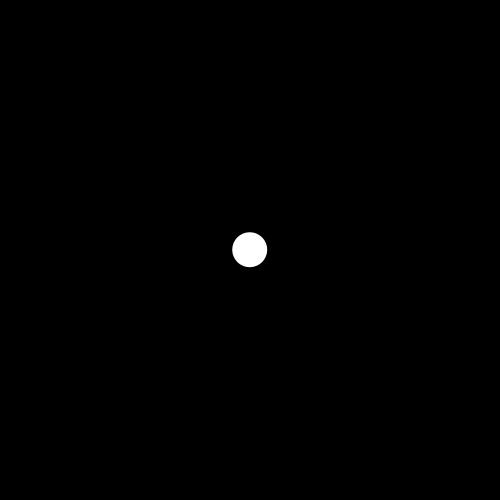
Frame 1 (no input)
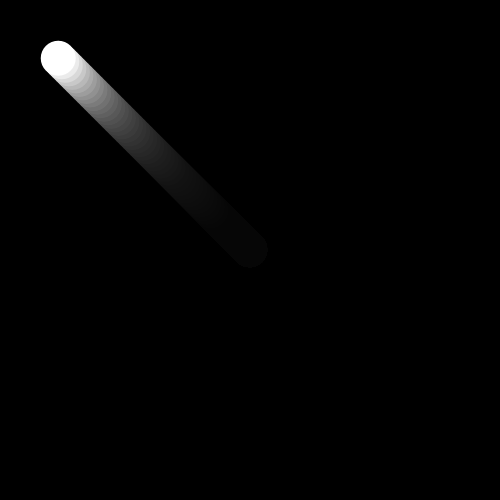
Frame 60 (the mouse pressed at the canvas centre just before this capture)
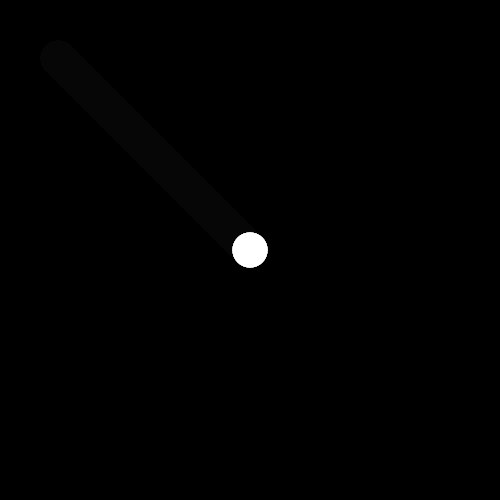
Frame 120 (the mouse held since frame 60 and released just before this capture)

The Processing sketch that drew these frames (run headless with seeded random() and noise(); from frame 60 on, the mouse is pressed at the canvas centre):

// Processing sketch: PVector_acceleratetomouse
// ── PVector_acceleratetomouse.pde
//code from DATT2400
//https://github.com/atarilover123/DATT-2400-CreativeCoding-I/tree/main/Week_3/PVectors/E1__acceleratetowardsmouse

PVector loc;
PVector vel;
PVector acc;

float limit;


void setup() {

  size(500, 500);
  background(0);

  loc = new PVector(width/2, height/2);
  vel = new PVector(0, 0);
  limit = 5;
}

void draw() {
  fill(0, 20);
  rect(0, 0, width, height);

  PVector mouse = new PVector(mouseX, mouseY);
  PVector acc = PVector.sub(mouse, loc);

  // Set magnitude of acceleration
  //acc.setMag(0.02);

  acc.normalize();
  acc.mult(0.4);

  // Velocity changes according to acceleration
  vel.add(acc);
  // Limit the velocity by limit
  vel.limit(limit);
  // Location changes by velocity
  loc.add(vel);

  if ( (loc.x > width) || (loc.x < 0)) {
    vel.x = vel.x * -1;
  }

  //check to see if pos.y is contained within the screen width
  if ( (loc.y > width) || (loc.y < 0)) {

    vel.y = vel.y * -1;
  }


  float x = (loc.x);
  float y = (loc.y);
  fill(255);
  noStroke();
  ellipse(x, y, 35, 35);
}
void mousePressed() {

  background(0);

  loc = new PVector(width/2, height/2);
  vel = new PVector(0, 0);
  limit = 105;
}
